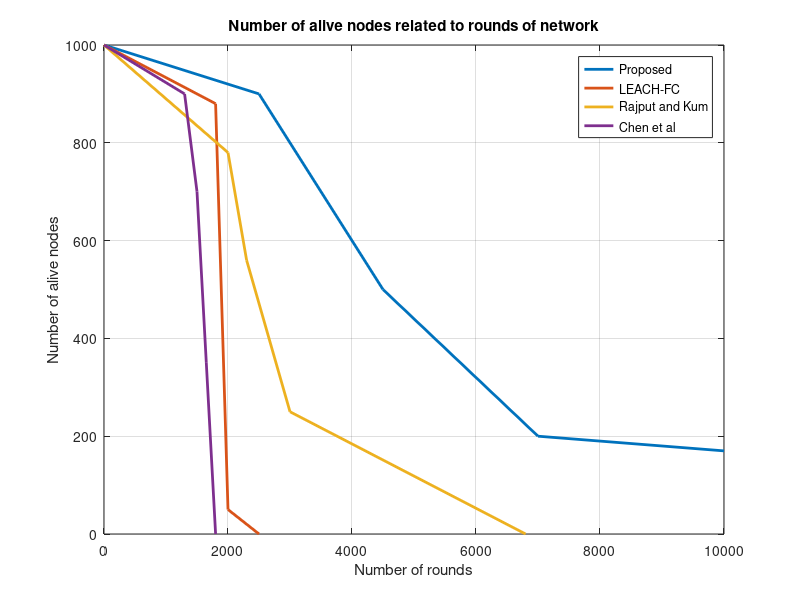

Recreate this plot in MATLAB.
% Define your data points
x1 = [0, 2500, 4500, 7000,10000];
y1 = [1000, 900, 500, 200, 170];

x2 = [0, 1800, 2000, 2500];
y2 = [1000, 880, 50,0];

x3 = [0, 2000, 2300, 3000,6800];
y3 = [1000, 780,  560, 250, 0];

x4 =[0, 1300, 1500, 1650,1800];
y4 = [1000, 900, 700, 350, 0];

% Plot the lines
figure; % Create a new figure window
plot(x1, y1, 'LineWidth', 2); % Plot line 1
hold on; % Hold the plot to overlay other lines
plot(x2, y2, 'LineWidth', 2); % Plot line 2
plot(x3, y3, 'LineWidth', 2); % Plot line 3
plot(x4, y4, 'LineWidth', 2); % Plot line 4

% Customize the plot
title('Number of alive nodes related to rounds of network');
xlabel('Number of rounds');
ylabel('Number of alive nodes');
legend('Proposed', 'LEACH-FC', 'Rajput and Kum', 'Chen et al'); % Add legend
grid on; % Display grid

% Optionally, save the plot as an image file
% saveas(gcf, 'line_graph.png'); % Save the plot as an image file
